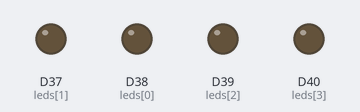
Bench run of a sketch on a simulated Arduino Due. On the bench: output pins drawn as LEDs (lit = HIGH).

Above: at 0.04 s.
At 0.76 s:
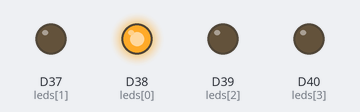
At 1.48 s:
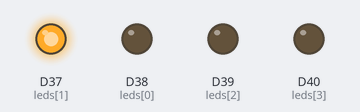
At 2.2 s:
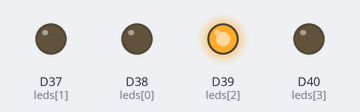
At 2.92 s:
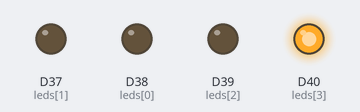
Timing chart, 0 to 3.2 s (numbered marks = the images above):
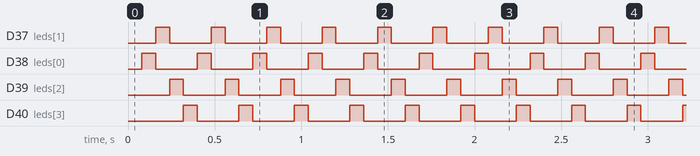

Measured:
- by itself, D37 (leds[1]), D38 (leds[0]), D39 (leds[2]), D40 (leds[3]): alternates HIGH for 0.08 s and LOW for 0.24 s

The sketch:

Demo.ino
```cpp
#include <DueTimer.h>

byte leds[4] = { 38, 37, 39, 40 };

void rotation( void );

void setup()
{

  for ( int i = 0; i < 4; i++ )
  {
    pinMode( leds[i], OUTPUT );
    digitalWrite( leds[i], LOW );
  }

  Timer3.attachInterrupt( rotation).start( 80000 );     // Every 80ms

}

void loop()
{
  // put your main code here, to run repeatedly:

}


void rotation()
{
  static byte myturn;

  for ( int i = 0; i < 4; i++ )
    digitalWrite( leds[i], LOW );

  digitalWrite( leds[myturn++], HIGH );

  if ( myturn > 3 )
    myturn = 0;
}
```
